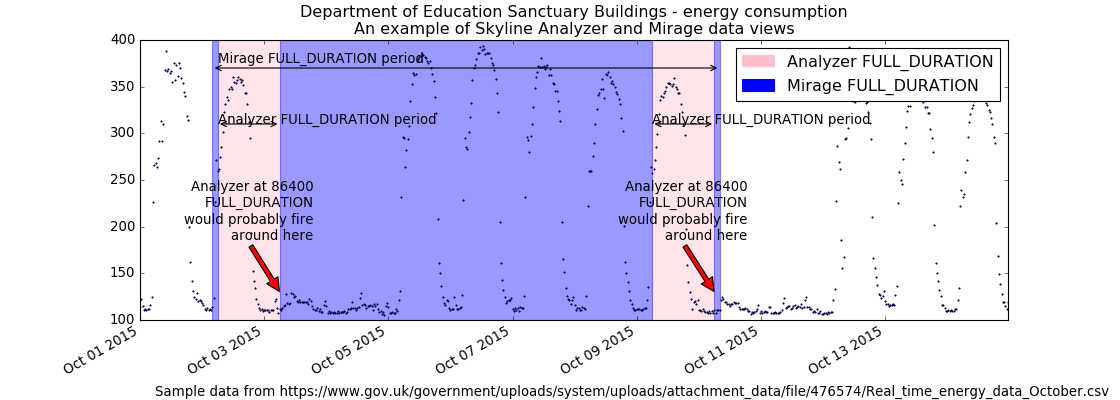

Reproduce this figure in Python.
# A bit of a contrived example...
import numpy as np
import matplotlib.pyplot as plt
import matplotlib.dates as mdates
import matplotlib.patches as mpatches
import csv
import string
import os
import datetime as dt
import urllib2

# Department for Education real-time energy data: October 2015
# https://www.gov.uk/government/uploads/system/uploads/attachment_data/file/476574/Real_time_energy_data_October.csv
datafile = '../examples/data/Real_time_energy_data_October.csv'
if not os.path.exists(datafile):
    datafile = '/tmp/Real_time_energy_data_October.csv'
    url = 'https://www.gov.uk/government/uploads/system/uploads/attachment_data/file/476574/Real_time_energy_data_October.csv'
    response = urllib2.urlopen(url)
    with open(datafile, 'w') as fw:
        fw.write(response.read())

values = []
with open(datafile, 'rb') as csvfile:
    reader = csv.reader(csvfile, delimiter=',')
    for row in reader:
        values_row = ', '.join(row)
        values_only_string = string.replace(values_row, ' ', '')
        values_list = values_only_string.split(',')
        values.append(values_list)

hours = []
current_index = 2
for index, value in enumerate(values):
    if value[1] == 'Day/Time':
        while current_index < 50:
            hours.append(value[current_index])
            current_index += 1
two_weeks = '01/10/2015 02/10/2015 03/10/2015 04/10/2015 05/10/2015 06/10/2015 07/10/2015 08/10/2015 09/10/2015 10/10/2015 11/10/2015 12/10/2015 13/10/2015 14/10/2015'
data = []
for index, value in enumerate(values):
    # if value[0] != 'Site' and value[1] != '31/10/2015':
    if value[1] in two_weeks:
        current_index = 2
        current_hour = 0
        while current_index < 50:
            date = '%s %s' % (value[1], hours[current_hour])
            line_data = [date, value[current_index]]
            data.append(line_data)
            current_index += 1
            current_hour += 1

tmp_datafile = '/tmp/skyline.docs.mirage.energy_data.csv'
if os.path.exists(tmp_datafile):
    os.remove(tmp_datafile)

for element in data:
    ts_line = '%s, %.2f\n' % (element[0], float(element[1]))
    with open(tmp_datafile, 'a') as fw:
        fw.write(ts_line)

hours, consumption = np.loadtxt(
    tmp_datafile, unpack=True,
    delimiter=',',
    converters={0: mdates.strpdate2num('%d/%m/%Y %H:%M')})

if os.path.exists(tmp_datafile):
    os.remove(tmp_datafile)

fig = plt.figure(figsize=(14, 5))

x_anno1 = dt.datetime.strptime('02/10/2015 06:00', '%d/%m/%Y %H:%M')
x_anno2 = dt.datetime.strptime('03/10/2015 06:00', '%d/%m/%Y %H:%M')
plt.annotate(
    'Analyzer at 86400\nFULL_DURATION\nwould probably fire\naround here',
    xy=(x_anno2, 130), xycoords='data',
    xytext=(0.2, 0.5), textcoords='axes fraction',
    arrowprops=dict(facecolor='red', shrink=0.01),
    horizontalalignment='right', verticalalignment='top')

plt.axvspan(x_anno1, x_anno2, alpha=0.4, color='pink')
analyzer_full_duration = mpatches.Patch(color='pink', label='Analyzer FULL_DURATION')
plt.legend(handles=[analyzer_full_duration])

x_anno3 = dt.datetime.strptime('09/10/2015 06:00', '%d/%m/%Y %H:%M')
x_anno4 = dt.datetime.strptime('10/10/2015 06:00', '%d/%m/%Y %H:%M')
plt.annotate(
    'Analyzer at 86400\nFULL_DURATION\nwould probably fire\naround here',
    xy=(x_anno4, 130), xycoords='data',
    xytext=(0.7, 0.5), textcoords='axes fraction',
    arrowprops=dict(facecolor='red', shrink=0.01),
    horizontalalignment='right', verticalalignment='top')

plt.axvspan(x_anno3, x_anno4, alpha=0.4, color='pink')

x_anno5 = dt.datetime.strptime('03/10/2015 06:00', '%d/%m/%Y %H:%M')
x_anno6 = dt.datetime.strptime('09/10/2015 06:00', '%d/%m/%Y %H:%M')
plt.axvspan(x_anno5, x_anno6, alpha=0.4, color='blue')
x_anno7 = dt.datetime.strptime('02/10/2015 04:00', '%d/%m/%Y %H:%M')
x_anno8 = dt.datetime.strptime('02/10/2015 06:00', '%d/%m/%Y %H:%M')
plt.axvspan(x_anno7, x_anno8, alpha=0.4, color='blue')
x_anno9 = dt.datetime.strptime('10/10/2015 06:00', '%d/%m/%Y %H:%M')
x_anno10 = dt.datetime.strptime('10/10/2015 08:00', '%d/%m/%Y %H:%M')
plt.axvspan(x_anno9, x_anno10, alpha=0.4, color='blue')

mirage_full_duration = mpatches.Patch(color='blue', label='Mirage FULL_DURATION')

plt.annotate(
    '', xy=(x_anno7, 370), xycoords='data',
    xytext=(x_anno10, 370), textcoords='data',
    arrowprops={'arrowstyle': '<->'})
plt.text(x_anno1, 375, 'Mirage FULL_DURATION period')

plt.annotate(
    '', xy=(x_anno2, 310), xycoords='data',
    xytext=(x_anno1, 310), textcoords='data',
    arrowprops={'arrowstyle': '<->'})
plt.text(x_anno1, 310, 'Analyzer FULL_DURATION period')

plt.annotate(
    '', xy=(x_anno3, 310), xycoords='data',
    xytext=(x_anno4, 310), textcoords='data',
    arrowprops={'arrowstyle': '<->'})
plt.text(x_anno3, 310, 'Analyzer FULL_DURATION period')

plt.legend(handles=[analyzer_full_duration, mirage_full_duration])

plt.title('Department of Education Sanctuary Buildings - energy consumption\nAn example of Skyline Analyzer and Mirage data views')
plt.figtext(0.99, 0.01, 'Sample data from https://www.gov.uk/government/uploads/system/uploads/attachment_data/file/476574/Real_time_energy_data_October.csv', horizontalalignment='right')
plt.plot_date(x=hours, y=consumption, markersize=1.3)
plt.gcf().autofmt_xdate()

plt.show()
